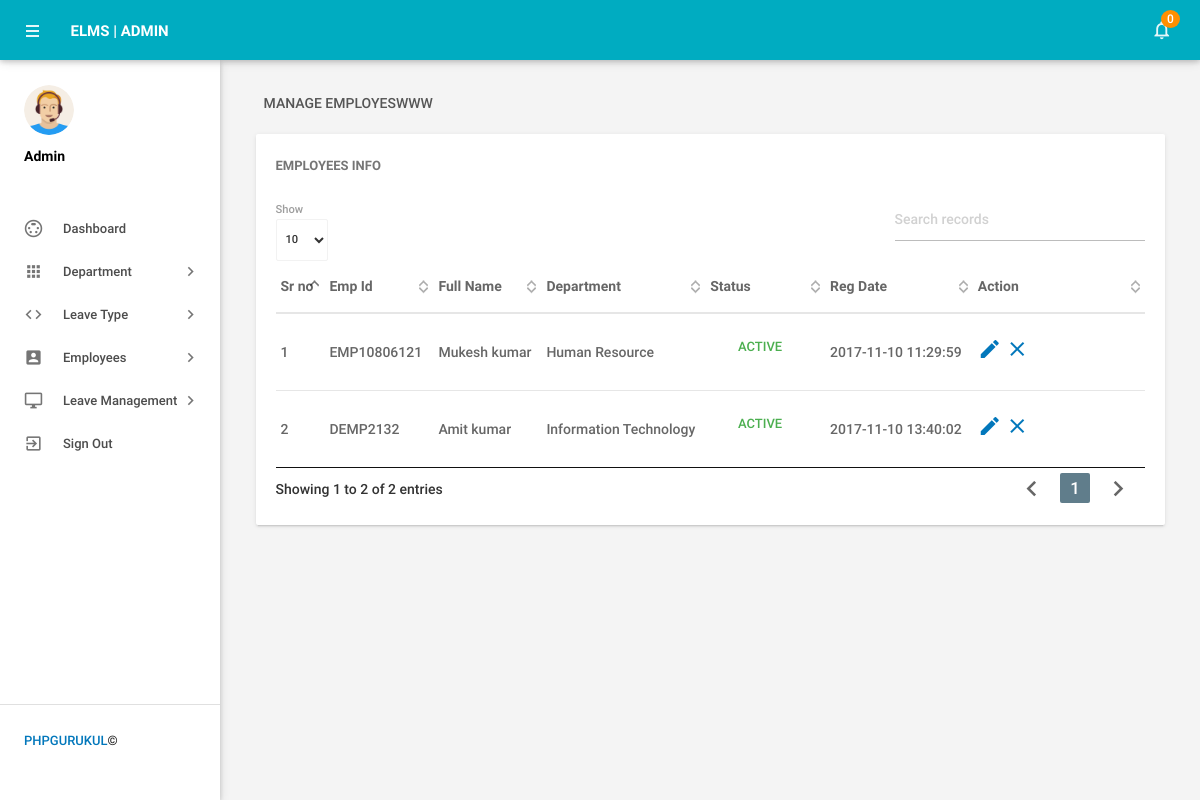
Page /admin/manageemployee.php (signed in) on the committed database.
### tables this page shows
CREATE TABLE `tblemployees` (
  `id` int(11) NOT NULL,
  `EmpId` varchar(100) NOT NULL,
  `FirstName` varchar(150) NOT NULL,
  `LastName` varchar(150) NOT NULL,
  `EmailId` varchar(200) NOT NULL,
  `Password` varchar(180) NOT NULL,
  `Gender` varchar(100) NOT NULL,
  `Dob` varchar(100) NOT NULL,
  `Department` varchar(255) NOT NULL,
  `Address` varchar(255) NOT NULL,
  `City` varchar(200) NOT NULL,
  `Country` varchar(150) NOT NULL,
  `Phonenumber` char(11) NOT NULL,
  `Status` int(1) NOT NULL,
  `RegDate` timestamp NOT NULL DEFAULT CURRENT_TIMESTAMP
);

### admin/manageemployee.php (the view, shortened to what this page needs)
<?php
include('includes/config.php');
if(strlen($_SESSION['alogin'])==0)
    {
header('location:index.php');
}
else{
 ?>
<!DOCTYPE html>
<html lang="en">
    <head>
        <link type="text/css" rel="stylesheet" href="../assets/plugins/materialize/css/materialize.min.css"/>
        <link href="../assets/plugins/material-preloader/css/materialPreloader.min.css" rel="stylesheet">
        <link href="../assets/plugins/datatables/css/jquery.dataTables.min.css" rel="stylesheet">
        <link href="../assets/css/alpha.min.css" rel="stylesheet" type="text/css"/>
        <link href="../assets/css/custom.css" rel="stylesheet" type="text/css"/>
    </head>
    <body>
       <?php include('includes/header.php');?>
       <?php include('includes/sidebar.php');?>
            <main class="mn-inner">
                <div class="row">
                    <div class="col s12">
                        <div class="page-title">Manage EmployesWWW</div>
                    </div>
                    <div class="col s12 m12 l12">
                        <div class="card">
                            <div class="card-content">
                                <span class="card-title">Employees Info</span>
                                <table id="example" class="display responsive-table ">
                                    <thead>
                                        <tr>
                                            <th>Sr no</th>
                                            <th>Emp Id</th>
                                            <th>Full Name</th>
                                            <th>Department</th>
                                             <th>Status</th>
                                             <th>Reg Date</th>
                                            <th>Action</th>
                                        </tr>
                                    </thead>
                                    <tbody>
<?php $sql = "SELECT EmpId,FirstName,LastName,Department,Status,RegDate,id from  tblemployees";
$query = $dbh -> prepare($sql);
$query->execute();
$results=$query->fetchAll(PDO::FETCH_OBJ);
$cnt=1;
if($query->rowCount() > 0)
{
foreach($results as $result)
{               ?>
                                        <tr>
                                            <td> <?php echo htmlentities($cnt);?></td>
                                            <td><?php echo htmlentities($result->EmpId);?></td>
                                            <td><?php echo htmlentities($result->FirstName);?>&nbsp;<?php echo htmlentities($result->LastName);?></td>
                                            <td><?php echo htmlentities($result->Department);?></td>
                                             <td><?php $stats=$result->Status;
if($stats){
                                             ?>
                                                 <a class="waves-effect waves-green btn-flat m-b-xs">Active</a>
                                                 <?php } else { ?>
                                                 <a class="waves-effect waves-red btn-flat m-b-xs">Inactive</a>
                                                 <?php } ?>
                                             </td>
                                              <td><?php echo htmlentities($result->RegDate);?></td>
                                            <td><a href="editemployee.php?empid=<?php echo htmlentities($result->id);?>"><i class="material-icons">mode_edit</i></a>
                                        <?php if($result->Status==1)
 {?>
<a href="manageemployee.php?inid=<?php echo htmlentities($result->id);?>" onclick="return confirm('Are you sure you want to inactive this Employe?');"" > <i class="material-icons" title="Inactive">clear</i>
<?php } else {?>
                                            <a href="manageemployee.php?id=<?php echo htmlentities($result->id);?>" onclick="return confirm('Are you sure you want to active this employee?');""><i class="material-icons" title="Active">done</i>
                                            <?php } ?> </td>
                                        </tr>
                                         <?php $cnt++;} }?>
                                    </tbody>
                                </table>
                            </div>
                        </div>
                    </div>
                </div>
            </main>
        </div>
        <div class="left-sidebar-hover"></div>
    </body>
</html>
<?php } ?>

### rows in the picture
tblemployees: EmpId "EMP10806121", FirstName "Mukesh", LastName "kumar", Department "Human Resource", Status "ACTIVE", RegDate "2017-11-10 11:29:59"
tblemployees: EmpId "DEMP2132", FirstName "Amit", LastName "kumar", Department "Information Technology", Status "ACTIVE", RegDate "2017-11-10 13:40:02"

### other values in the picture
$unreadcount "0"
